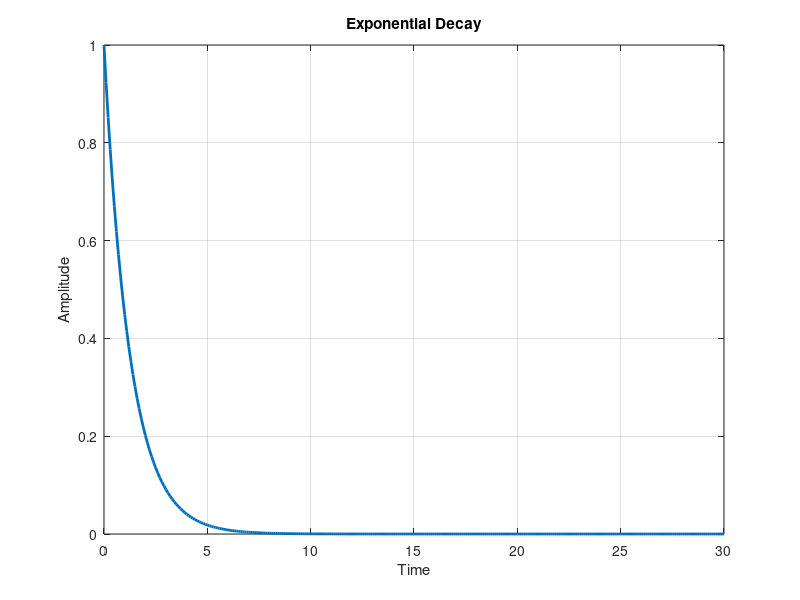

Source code (MATLAB):
% Step function
% Define the range of time
t = -30:0.01:30;

% Define the step function
step_function = zeros(size(t));
step_function(t >= 0) = 1;

% Plot the step function
plot(t, step_function, 'LineWidth', 2);
xlabel('Time');
ylabel('Step Function');
title('Step Function');
grid on;



% Exponential Decay
% Define the range of time
t = 0:0.1:30;

% Define the exponential decay factor
decay_factor = 0.8;

% Generate the exponentially decaying signal
exponential_decay_signal = exp(-decay_factor * t);

% Plot the exponentially decaying signal
plot(t, exponential_decay_signal, 'LineWidth', 2);
xlabel('Time');
ylabel('Amplitude');
title('Exponential Decay');
grid on;
